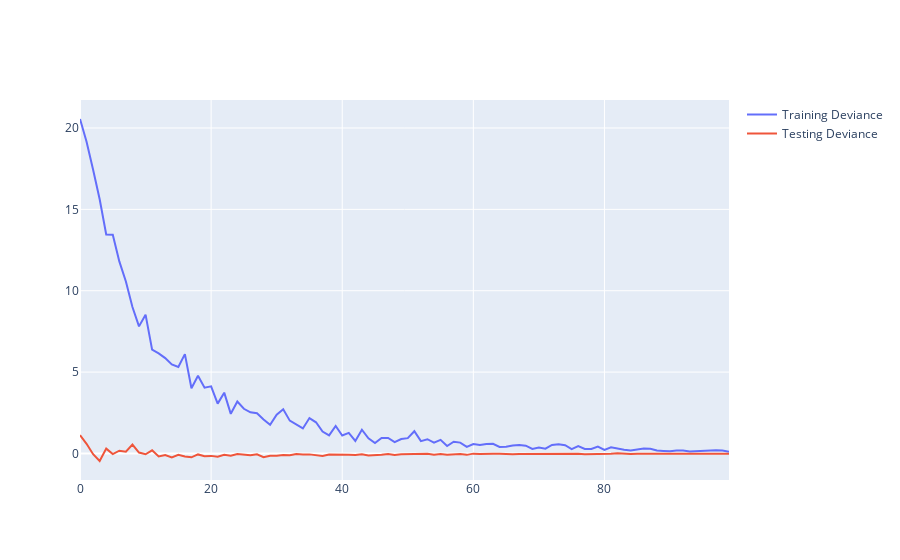

This figure's notebook cell:
### Code cell
fig.add_scatter(x=np.arange(0,100), y=gradientBoostingClassifier.train_score_, name="Training Deviance")

fig.add_scatter(x=np.arange(0,100), y=gradientBoostingClassifier.oob_improvement_, name="Testing Deviance")

#<xml xmlns="https://developers.google.com/blockly/xml"><variables><variable id="FuH.yx^v|kVlL!174TwM">fig</variable></variables><block type="varDoMethod" id="t+LX0/GT`Qh5{V)D|_Do" x="8" y="108"><field name="VAR" id="FuH.yx^v|kVlL!174TwM">fig</field><field name="MEMBER">add_scatter</field><data>fig:add_scatter</data><value name="INPUT"><block type="lists_create_with" id="$P.j=XWx|B{Y).~[lezc"><mutation items="3"></mutation><value name="ADD0"><block type="dummyOutputCodeBlock" id="Hwlm,itF~DgkC;2v8pR#"><field name="CODE">x=np.arange(0,100)</field></block></value><value name="ADD1"><block type="dummyOutputCodeBlock" id="?Vn@H0+:Y,rip,w8aKf2"><field name="CODE">y=gradientBoostingClassifier.train_score_</field></block></value><value name="ADD2"><block type="dummyOutputCodeBlock" id="GJ2OO1n10FnddKV3eGZ)"><field name="CODE">name="Training Deviance"</field></block></value></block></value></block><block type="varDoMethod" id="%th4!T:T(hpvb_^]Me[#" x="15" y="192"><field name="VAR" id="FuH.yx^v|kVlL!174TwM">fig</field><field name="MEMBER">add_scatter</field><data>fig:add_scatter</data><value name="INPUT"><block type="lists_create_with" id="JUgueIjO?}v?1eij{k0H"><mutation items="3"></mutation><value name="ADD0"><block type="dummyOutputCodeBlock" id="@pg^4a/R,=aqA`%8At`r"><field name="CODE">x=np.arange(0,100)</field></block></value><value name="ADD1"><block type="dummyOutputCodeBlock" id=",KXsqS*+JycIh?{g;`vQ"><field name="CODE">y=gradientBoostingClassifier.oob_improvement_</field></block></value><value name="ADD2"><block type="dummyOutputCodeBlock" id="B5jcBj.Fhb9nYG#1H/]z"><field name="CODE">name="Testing Deviance"</field></block></value></block></value></block></xml>

### Figure 1 — Plotly figure (JSON) as saved in the notebook; plotly's stock layout.template omitted (floating-point values rounded to 4 significant figures)
{"data": [{"name": "Training Deviance", "type": "scatter", "x": [0, 1, 2, 3, 4, 5, 6, 7, 8, 9, 10, 11, 12, 13, 14, 15, 16, 17, 18, 19, 20, 21, 22, 23, 24, 25, 26, 27, 28, 29, 30, 31, 32, 33, 34, 35, 36, 37, 38, 39, 40, 41, 42, 43, 44, 45, 46, 47, 48, 49, 50, 51, 52, 53, 54, 55, 56, 57, 58, 59, 60, 61, 62, 63, 64, 65, 66, 67, 68, 69, 70, 71, 72, 73, 74, 75, 76, 77, 78, 79, 80, 81, 82, 83, 84, 85, 86, 87, 88, 89, 90, 91, 92, 93, 94, 95, 96, 97, 98, 99], "y": [20.55, 19.16, 17.43, 15.62, 13.46, 13.44, 11.8, 10.57, 8.999, 7.809, 8.528, 6.384, 6.153, 5.861, 5.47, 5.319, 6.107, 4.008, 4.774, 4.042, 4.122, 3.063, 3.737, 2.436, 3.195, 2.747, 2.531, 2.468, 2.089, 1.759, 2.38, 2.722, 2.018, 1.777, 1.539, 2.175, 1.916, 1.35, 1.116, 1.685, 1.105, 1.264, 0.772, 1.458, 0.9275, 0.6386, 0.9468, 0.9496, 0.6953, 0.8877, 0.9433, 1.369, 0.7568, 0.8748, 0.6702, 0.8394, 0.4596, 0.7201, 0.6658, 0.4019, 0.5788, 0.5202, 0.5866, 0.5977, 0.3974, 0.4113, 0.4904, 0.5178, 0.4818, 0.2784, 0.3686, 0.2966, 0.5268, 0.5714, 0.5065, 0.2701, 0.4572, 0.2726, 0.2774, 0.4256, 0.2204, 0.3743, 0.2952, 0.2267, 0.1865, 0.2264, 0.3111, 0.2856, 0.1785, 0.1543, 0.1377, 0.1764, 0.1884, 0.1259, 0.139, 0.1452, 0.2011, 0.191, 0.1772, 0.106]}, {"name": "Testing Deviance", "type": "scatter", "x": [0, 1, 2, 3, 4, 5, 6, 7, 8, 9, 10, 11, 12, 13, 14, 15, 16, 17, 18, 19, 20, 21, 22, 23, 24, 25, 26, 27, 28, 29, 30, 31, 32, 33, 34, 35, 36, 37, 38, 39, 40, 41, 42, 43, 44, 45, 46, 47, 48, 49, 50, 51, 52, 53, 54, 55, 56, 57, 58, 59, 60, 61, 62, 63, 64, 65, 66, 67, 68, 69, 70, 71, 72, 73, 74, 75, 76, 77, 78, 79, 80, 81, 82, 83, 84, 85, 86, 87, 88, 89, 90, 91, 92, 93, 94, 95, 96, 97, 98, 99], "y": [1.124, 0.5948, -0.04441, -0.4629, 0.2962, -0.03565, 0.1682, 0.1055, 0.5507, 0.05519, -0.04881, 0.1923, -0.1867, -0.09734, -0.2431, -0.08527, -0.1843, -0.2365, -0.05896, -0.1647, -0.1485, -0.1964, -0.08585, -0.1395, -0.03209, -0.06974, -0.1126, -0.05239, -0.2252, -0.1356, -0.1422, -0.09371, -0.106, -0.03222, -0.07091, -0.0558, -0.1014, -0.1538, -0.05819, -0.0525, -0.08363, -0.07939, -0.09312, -0.05354, -0.1221, -0.1186, -0.08405, -0.03205, -0.08693, -0.05484, -0.03422, -0.01681, -0.02241, -0.01563, -0.07758, -0.03284, -0.07475, -0.04117, -0.03378, -0.08551, -0.0108, -0.03152, -0.04417, -0.02112, -0.0238, -0.04277, -0.05153, -0.03187, -0.02812, -0.06159, -0.03584, -0.06295, -0.03389, -0.01751, -0.0181, -0.04836, -0.01346, -0.04741, -0.04691, -0.01284, -0.02353, -0.01264, 0.01171, -0.01951, -0.02672, -0.01139, -0.009135, -0.01047, -0.01823, -0.01425, -0.0294, -0.02333, -0.01084, -0.03251, -0.009316, -0.02049, -0.002616, -0.01156, -0.0123, -0.02254]}], "layout": {"autosize": true, "xaxis": {"autorange": true, "range": [0, 99], "type": "linear"}, "yaxis": {"autorange": true, "range": [-1.63, 21.72], "type": "linear"}}}
